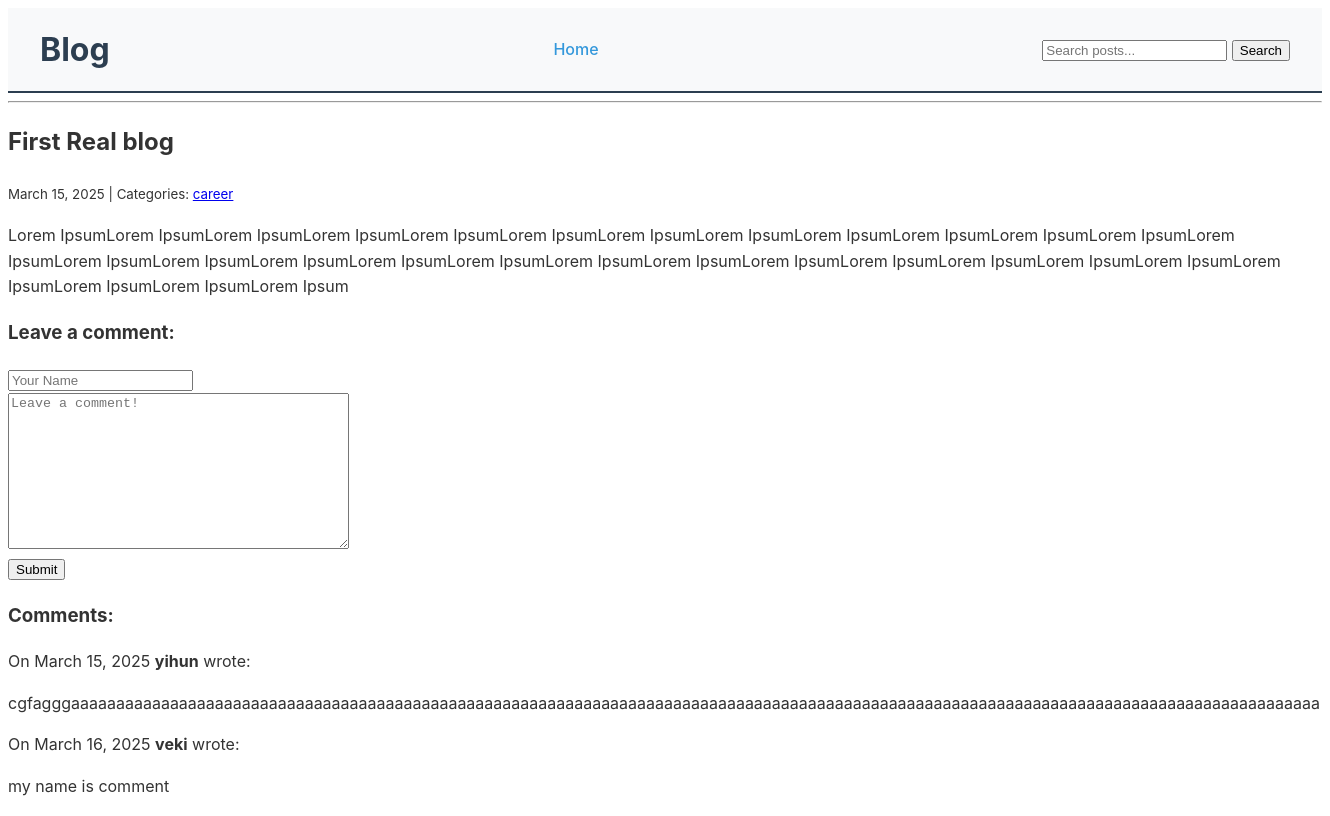
The app's page /post/4/ with its own data.
### blog/models.py (models this page shows, shortened)
class Post(models.Model):
    title = models.CharField(max_length = 200)
    slug = models.SlugField(max_length=200, unique=True)
    author = models.ForeignKey(User, on_delete=models.CASCADE, related_name='blog_posts')
    body  = models.TextField()
    excerpt = models.TextField(max_length=500, blank=True)
    created_on = models.DateTimeField(auto_now_add=True)
    last_modified = models.DateTimeField(auto_now=True)
    categories = models.ManyToManyField("Category", related_name="posts")
    published = models.BooleanField(default=False)
    class Meta:
        ordering = ['-created_on']

class Category(models.Model):
    name = models.CharField(max_length = 30)
    class Meta:
        verbose_name_plural = "categories"

class Comment(models.Model):
    author = models.CharField(max_length = 30)
    body   = models.TextField()
    created_on = models.DateTimeField(auto_now_add=True)
    post = models.ForeignKey('Post',on_delete = models.CASCADE )

### blog/views.py (the view, shortened to what this page needs)
# urls.py: path("post/<int:pk>/", views.blog_detail, name="blog_detail"),
def blog_detail(request , pk):
    post = Post.objects.get( pk = pk)
    form = CommentForm()
    comments = Comment.objects.filter(post = post)
    context = {
        'post': post,
        'comments': comments,
        "form": CommentForm(),
    }
    return render(request, "blog/detail.html" , context)

### blog/forms.py
class CommentForm(forms.Form):
    author = forms.CharField(
        max_length = 60,
        widget=forms.TextInput(
            attrs = {
                "class": "form-control",
                "placeholder": "Your Name"
            }
        ),
    )
    body = forms.CharField(
        widget = forms.Textarea(
            attrs = {
                "class": "form-control",
                "placeholder": "Leave a comment!"
            }
        )
    )

### blog/templates/blog/detail.html (shortened to what this page needs)
{% extends "base.html" %}
{% block page_title %}
    <h2>{{ post.title }}</h2>
{% endblock page_title %}
{% block page_content %}
    <small>
        {{ post.created_on.date }} | Categories:
        {% for category in post.categories.all %}
            <a href="{% url 'blog_category' category.name %}">
                {{ category.name }}
            </a>
        {% endfor %}
    </small>
    <p>{{ post.body | linebreaks }}</p>
    <h3>Leave a comment:</h3>
    <form method="post">
        <div>
            {{ form.author }}
        </div>
        <div>
            {{ form.body }}
        </div>
        <button type="submit" class="btn btn-primary">Submit</button>
    </form>
    <h3>Comments:</h3>
    {% for comment in comments %}
        <p>
            On {{ comment.created_on.date }} <b>{{ comment.author }}</b> wrote:
        </p>
        <p>
            {{ comment.body | linebreaks }}
        </p>
    {% endfor %}
{% endblock page_content %}

### static/css/style.css (style rules this page uses)
:root { --primary-color: #2c3e50; --secondary-color: #3498db; --text-color: #333; --light-gray: #f8f9fa; --border-color: #dee2e6; }
body { font-family: -apple-system, BlinkMacSystemFont, 'Segoe UI', Roboto, 'Helvetica Neue', Arial, sans-serif; color: var(--text-color); line-height: 1.6; }

### records on screen
Post: title "First Real blog", created_on "March 15, 2025", body "Lorem IpsumLorem IpsumLorem IpsumLorem IpsumLorem IpsumLorem IpsumLorem IpsumLorem IpsumLorem IpsumLorem IpsumLorem IpsumLorem IpsumLorem IpsumLorem IpsumLorem IpsumLorem IpsumLorem IpsumLorem IpsumLorem IpsumLorem IpsumLorem IpsumLorem IpsumLorem IpsumLorem IpsumLorem IpsumLorem IpsumLorem IpsumLorem IpsumLorem Ipsum"
Category: name "career"
Comment: created_on "March 15, 2025", author "yihun", body "cgfagggaaaaaaaaaaaaaaaaaaaaaaaaaaaaaaaaaaaaaaaaaaaaaaaaaaaaaaaaaaaaaaaaaaaaaaaaaaaaaaaaaaaaaaaaaaaaaaaaaaaaaaaaaaaaaaaaaaaaaaaaaaaaaaaaaaaaaaaaaaa"
Comment: created_on "March 16, 2025", author "veki", body "my name is comment"
